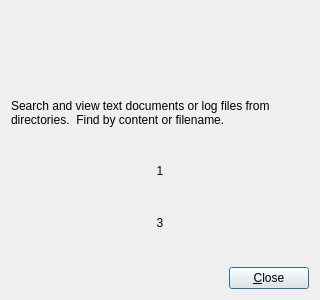
<?xml version="1.0" encoding="UTF-8"?>
<ui version="4.0">
 <author>David Sugar</author>
 <comment>** Copyright (C) 2011-2017 Tycho Softworks.
**
** This program is free software: you can redistribute it and/or modify
** it under the terms of the GNU General Public License as published
** by the Free Software Foundation, either version 3 of the License, or
** (at your option) any later version.
**
** This program is distributed in the hope that it will be useful,
** but WITHOUT ANY WARRANTY; without even the implied warranty of
** MERCHANTABILITY or FITNESS FOR A PARTICULAR PURPOSE.  See the
** GNU General Public License for more details.
**
** You should have received a copy of the GNU General Public License
** along with this program.  If not, see &lt;http://www.gnu.org/licenses/&gt;.</comment>
 <class>About</class>
 <widget class="QDialog" name="About">
  <property name="windowModality">
   <enum>Qt::NonModal</enum>
  </property>
  <property name="geometry">
   <rect>
    <x>0</x>
    <y>0</y>
    <width>320</width>
    <height>300</height>
   </rect>
  </property>
  <property name="windowTitle">
   <string notr="true">Dialog</string>
  </property>
  <property name="modal">
   <bool>true</bool>
  </property>
  <layout class="QGridLayout" name="gridLayout">
   <item row="0" column="0">
    <layout class="QVBoxLayout" name="verticalLayout">
     <item>
      <layout class="QHBoxLayout" name="horizontalLayout">
       <item>
        <widget class="QToolButton" name="aboutButton">
         <property name="styleSheet">
          <string notr="true">border: none;</string>
         </property>
         <property name="text">
          <string/>
         </property>
         <property name="icon">
          <iconset>
           <normalon>:/images/textseeker.png</normalon>
          </iconset>
         </property>
         <property name="iconSize">
          <size>
           <width>48</width>
           <height>48</height>
          </size>
         </property>
        </widget>
       </item>
       <item>
        <widget class="QToolButton" name="tribalButton">
         <property name="styleSheet">
          <string notr="true">border: none;</string>
         </property>
         <property name="text">
          <string/>
         </property>
         <property name="icon">
          <iconset>
           <normalon>:/images/tribal.png</normalon>
          </iconset>
         </property>
         <property name="iconSize">
          <size>
           <width>48</width>
           <height>48</height>
          </size>
         </property>
        </widget>
       </item>
       <item>
        <spacer name="horizontalSpacer">
         <property name="orientation">
          <enum>Qt::Horizontal</enum>
         </property>
         <property name="sizeHint" stdset="0">
          <size>
           <width>40</width>
           <height>20</height>
          </size>
         </property>
        </spacer>
       </item>
      </layout>
     </item>
     <item>
      <spacer name="verticalSpacer">
       <property name="orientation">
        <enum>Qt::Vertical</enum>
       </property>
       <property name="sizeHint" stdset="0">
        <size>
         <width>20</width>
         <height>40</height>
        </size>
       </property>
      </spacer>
     </item>
     <item>
      <widget class="QLabel" name="labelAbout">
       <property name="text">
        <string>Search and view text documents or log files from directories.  Find by content or filename.</string>
       </property>
       <property name="alignment">
        <set>Qt::AlignLeading|Qt::AlignLeft|Qt::AlignVCenter</set>
       </property>
       <property name="wordWrap">
        <bool>true</bool>
       </property>
      </widget>
     </item>
     <item>
      <spacer name="verticalSpacer_4">
       <property name="orientation">
        <enum>Qt::Vertical</enum>
       </property>
       <property name="sizeHint" stdset="0">
        <size>
         <width>20</width>
         <height>40</height>
        </size>
       </property>
      </spacer>
     </item>
     <item>
      <widget class="QLabel" name="labelCopyright">
       <property name="text">
        <string notr="true">1</string>
       </property>
       <property name="alignment">
        <set>Qt::AlignCenter</set>
       </property>
      </widget>
     </item>
     <item>
      <spacer name="verticalSpacer_2">
       <property name="orientation">
        <enum>Qt::Vertical</enum>
       </property>
       <property name="sizeHint" stdset="0">
        <size>
         <width>20</width>
         <height>40</height>
        </size>
       </property>
      </spacer>
     </item>
     <item>
      <widget class="QLabel" name="labelVersion">
       <property name="text">
        <string notr="true">3</string>
       </property>
       <property name="alignment">
        <set>Qt::AlignCenter</set>
       </property>
      </widget>
     </item>
     <item>
      <spacer name="verticalSpacer_3">
       <property name="orientation">
        <enum>Qt::Vertical</enum>
       </property>
       <property name="sizeHint" stdset="0">
        <size>
         <width>20</width>
         <height>40</height>
        </size>
       </property>
      </spacer>
     </item>
     <item>
      <layout class="QHBoxLayout" name="horizontalLayout_2">
       <item>
        <spacer name="horizontalSpacer_2">
         <property name="orientation">
          <enum>Qt::Horizontal</enum>
         </property>
         <property name="sizeHint" stdset="0">
          <size>
           <width>40</width>
           <height>20</height>
          </size>
         </property>
        </spacer>
       </item>
       <item>
        <widget class="QPushButton" name="closeButton">
         <property name="sizePolicy">
          <sizepolicy hsizetype="Preferred" vsizetype="Fixed">
           <horstretch>0</horstretch>
           <verstretch>0</verstretch>
          </sizepolicy>
         </property>
         <property name="text">
          <string>&amp;Close</string>
         </property>
         <property name="icon">
          <iconset theme="dialog-close">
           <normaloff>.</normaloff>.</iconset>
         </property>
        </widget>
       </item>
      </layout>
     </item>
    </layout>
   </item>
  </layout>
 </widget>
 <resources/>
 <connections/>
</ui>
